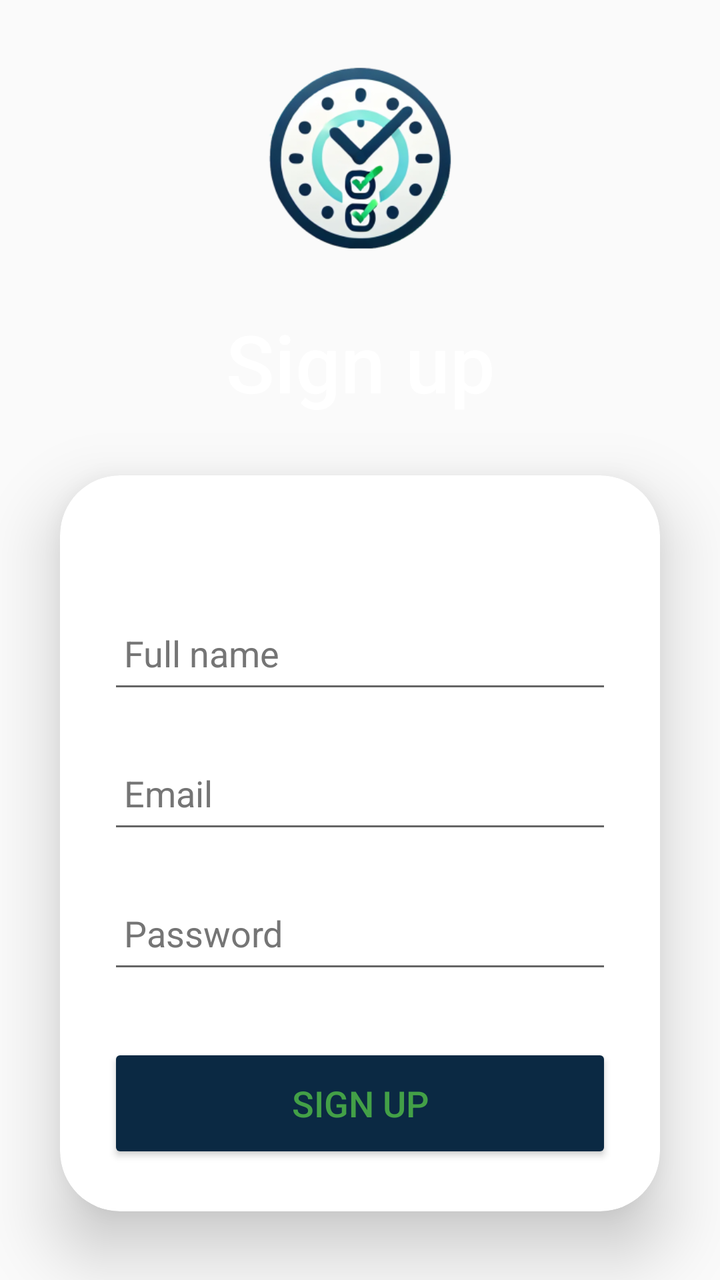
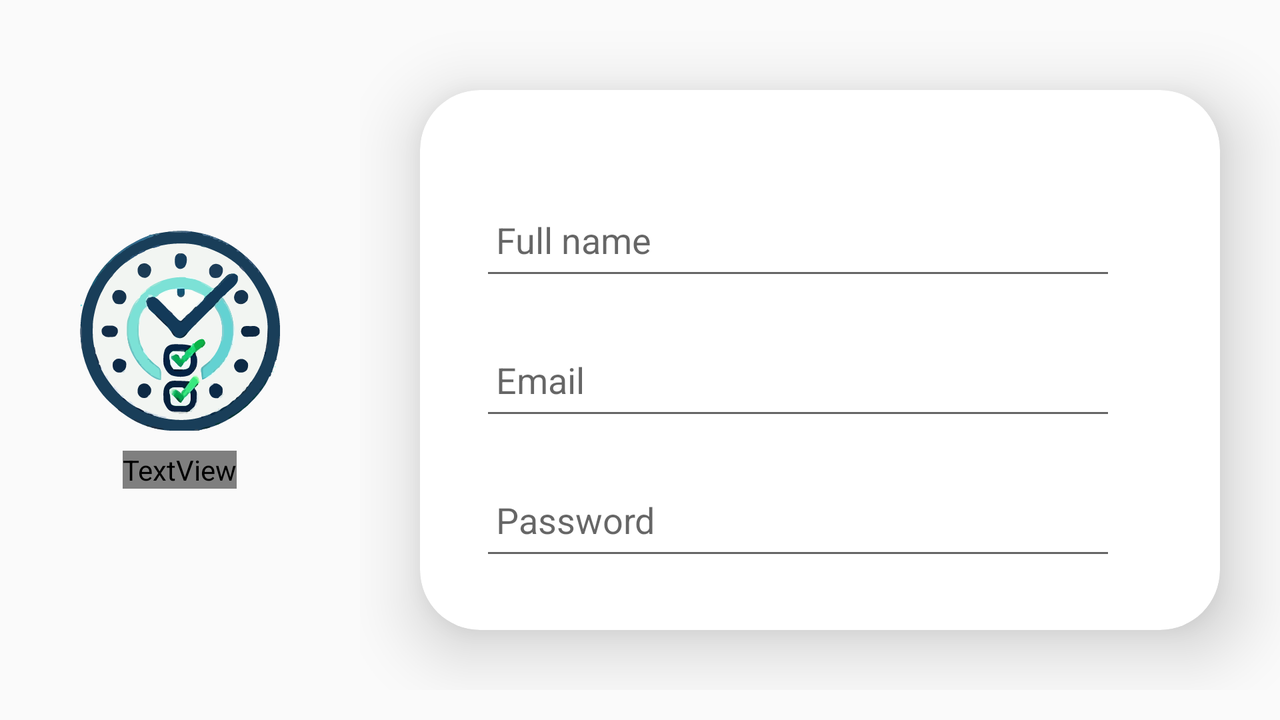

Two renders of one Android screen. The first uses the default layout on a phone; the second uses the alternative layout the repository ships for a different screen configuration, on a matching device. The two XML files are below.
<!-- AndroidManifest.xml: application theme Theme.PlanIt -->
<!-- res/layout/activity_sign_up.xml -->
<?xml version="1.0" encoding="utf-8"?>
<LinearLayout xmlns:android="http://schemas.android.com/apk/res/android"
    xmlns:app="http://schemas.android.com/apk/res-auto"
    xmlns:tools="http://schemas.android.com/tools"
    android:id="@+id/main"
    android:layout_width="match_parent"
    android:layout_height="match_parent"
    android:background="@color/ic_launcher_background"
    android:gravity="center"
    android:orientation="vertical"
    tools:context=".view.SignUpActivity">

    <ImageView
        android:id="@+id/ivLogoSignUp"
        android:layout_width="match_parent"
        android:layout_height="150dp"
        app:srcCompat="@mipmap/ic_launcher_foreground"
        tools:ignore="ContentDescription" />

    <TextView
        android:id="@+id/tvSignUp"
        android:layout_width="match_parent"
        android:layout_height="wrap_content"
        android:fontFamily="sans-serif-medium"
        android:text="@string/sign_up"
        android:textAlignment="center"
        android:textColor="@color/white"
        android:textSize="40sp"
        tools:text="@string/sign_up" />

    <androidx.cardview.widget.CardView
        android:layout_width="match_parent"
        android:layout_height="wrap_content"
        android:layout_margin="30dp"
        app:cardCornerRadius="30dp"
        app:cardElevation="20dp">

        <LinearLayout
            android:layout_width="match_parent"
            android:layout_height="wrap_content"
            android:layout_gravity="center_horizontal"
            android:orientation="vertical"
            android:padding="24dp"
            tools:ignore="TextSizeCheck">

            <EditText
                android:id="@+id/signup_fullName"
                android:layout_width="match_parent"
                android:layout_height="50dp"
                android:layout_marginTop="40dp"
                android:autofillHints=""
                android:drawablePadding="8dp"
                android:hint="@string/full_name"
                android:inputType="text"
                android:padding="8dp"
                android:textColor="@color/black"
                android:textColorHint="#757575"
                tools:ignore="DuplicateIds,HardcodedText,VisualLintTextFieldSize" />

            <EditText
                android:id="@+id/signup_email"
                android:layout_width="match_parent"
                android:layout_height="50dp"
                android:layout_marginTop="20dp"
                android:autofillHints=""
                android:drawablePadding="8dp"
                android:hint="@string/email"
                android:inputType="textEmailAddress"
                android:padding="8dp"
                android:textColor="@color/black"
                android:textColorHint="#757575"
                tools:ignore="DuplicateIds,HardcodedText,VisualLintTextFieldSize" />

            <EditText
                android:id="@+id/signup_password"
                android:layout_width="match_parent"
                android:layout_height="50dp"
                android:layout_marginTop="20dp"
                android:drawablePadding="8dp"
                android:hint="@string/password"
                android:inputType="textPassword"
                android:padding="8dp"
                android:textColor="@color/black"
                android:textColorHint="#757575"
                tools:ignore="Autofill,VisualLintTextFieldSize" />

            <Button
                android:id="@+id/signup_button"
                android:layout_width="match_parent"
                android:layout_height="60dp"
                android:layout_marginTop="30dp"
                android:backgroundTint="@color/my_light_primary"
                android:text="@string/sign_up"
                android:textColor="#43A047"
                android:textSize="18sp"
                app:cornerRadius="20dp"
                tools:ignore="DuplicateSpeakableTextCheck,HardcodedText,VisualLintButtonSize" />

        </LinearLayout>
    </androidx.cardview.widget.CardView>

</LinearLayout>
<!-- resources referenced by this layout -->
<resources>
  <color name="black">#FF000000</color>
  <color name="my_light_primary">#0B2943</color>
  <color name="white">#FFFFFFFF</color>
  <!-- mipmap ic_launcher_foreground: webp bitmap (mipmap-hdpi, 12424 bytes) -->
  <string name="email" translatable="false">Email</string>
  <string name="full_name">Full name\t</string>
  <string name="password">Password</string>
  <string name="sign_up">Sign up</string>
  <style name="Theme.PlanIt" parent="Base.Theme.PlanIt" />
  <style name="Base.Theme.PlanIt" parent="Theme.AppCompat.DayNight.DarkActionBar">
          
          
      </style>
</resources>
<!-- res/layout-land/activity_sign_up.xml (the repository's variant of the layout above) -->
<!-- drawn on the phone turned sideways -->
<?xml version="1.0" encoding="utf-8"?>
<LinearLayout xmlns:android="http://schemas.android.com/apk/res/android"
    xmlns:app="http://schemas.android.com/apk/res-auto"
    xmlns:tools="http://schemas.android.com/tools"
    android:layout_width="match_parent"
    android:layout_height="match_parent"
    android:gravity="center"
    android:orientation="horizontal"
    tools:context=".view.SignUpActivity">

    <LinearLayout
        android:layout_width="wrap_content"
        android:layout_height="wrap_content"
        android:layout_margin="40dp"
        android:gravity="center"
        android:orientation="vertical"
        tools:ignore="UseCompoundDrawables">

        <ImageView
            android:id="@+id/ivLogoSignUp"
            android:layout_width="100dp"
            android:layout_height="100dp"
            app:srcCompat="@drawable/logo"
            tools:ignore="ContentDescription" />

        <TextView
            android:id="@+id/tvSignUp"
            android:layout_width="wrap_content"
            android:layout_height="wrap_content"
            android:layout_marginTop="10dp"
            android:fontFamily="sans-serif-medium"
            android:text="@string/sign_up"
            android:textAlignment="center"
            android:textColor="@color/green"
            android:textSize="40sp"
            tools:text="@string/sign_up" />
    </LinearLayout>

    <LinearLayout
        android:layout_width="match_parent"
        android:layout_height="wrap_content"
        android:orientation="vertical">

        <androidx.cardview.widget.CardView
            android:layout_width="match_parent"
            android:layout_height="wrap_content"
            android:layout_margin="30dp"
            app:cardCornerRadius="30dp"
            app:cardElevation="20dp">

            <LinearLayout
                android:layout_width="match_parent"
                android:layout_height="match_parent"
                android:layout_margin="30dp"
                android:orientation="horizontal">

                <LinearLayout
                    android:layout_width="318dp"
                    android:layout_height="wrap_content"
                    android:orientation="vertical">

                    <EditText
                        android:id="@+id/signup_fullName"
                        android:layout_width="match_parent"
                        android:layout_height="50dp"
                        android:layout_marginTop="20dp"
                        android:autofillHints=""
                        android:drawablePadding="8dp"
                        android:hint="@string/full_name"
                        android:inputType="text"
                        android:padding="8dp"
                        tools:ignore="DuplicateIds,HardcodedText,VisualLintTextFieldSize" />

                    <EditText
                        android:id="@+id/signup_email"
                        android:layout_width="match_parent"
                        android:layout_height="50dp"
                        android:layout_marginTop="20dp"
                        android:autofillHints=""
                        android:drawablePadding="8dp"
                        android:hint="@string/email"
                        android:inputType="textEmailAddress"
                        android:padding="8dp"
                        tools:ignore="DuplicateIds,HardcodedText,VisualLintTextFieldSize" />

                    <EditText
                        android:id="@+id/signup_password"
                        android:layout_width="match_parent"
                        android:layout_height="50dp"
                        android:layout_marginTop="20dp"
                        android:drawablePadding="8dp"
                        android:hint="@string/password"
                        android:inputType="textPassword"
                        android:padding="8dp"
                        tools:ignore="Autofill,VisualLintTextFieldSize,TouchTargetSizeCheck" />

                </LinearLayout>

                <LinearLayout
                    android:layout_width="wrap_content"
                    android:layout_height="wrap_content"
                    android:layout_gravity="center"
                    android:layout_marginStart="20dp"
                    android:orientation="vertical"
                    android:padding="24dp">

                    <Button
                        android:id="@+id/signup_button"
                        android:layout_width="wrap_content"
                        android:layout_height="60dp"
                        android:layout_marginTop="0dp"
                        android:backgroundTint="@color/my_light_primary"
                        android:minWidth="48dp"
                        android:text="@string/sign_up"
                        android:textColor="@color/green"
                        android:textSize="18sp"
                        app:cornerRadius="20dp"
                        tools:ignore="DuplicateSpeakableTextCheck,HardcodedText,VisualLintButtonSize,TouchTargetSizeCheck" />
                </LinearLayout>
            </LinearLayout>

        </androidx.cardview.widget.CardView>
    </LinearLayout>

</LinearLayout>
<!-- resources referenced by the variant -->
<!-- as the phone turned sideways resolves them -->
<resources>
  <color name="my_light_primary">#0B2943</color>
  <!-- drawable logo: png bitmap (drawable, 158199 bytes) -->
  <string name="email" translatable="false">Email</string>
  <string name="full_name">Full name\t</string>
  <string name="password">Password</string>
  <string name="sign_up">Sign up</string>
  <style name="Theme.PlanIt" parent="Base.Theme.PlanIt" />
  <style name="Base.Theme.PlanIt" parent="Theme.AppCompat.DayNight.DarkActionBar">
          
          
      </style>
</resources>
